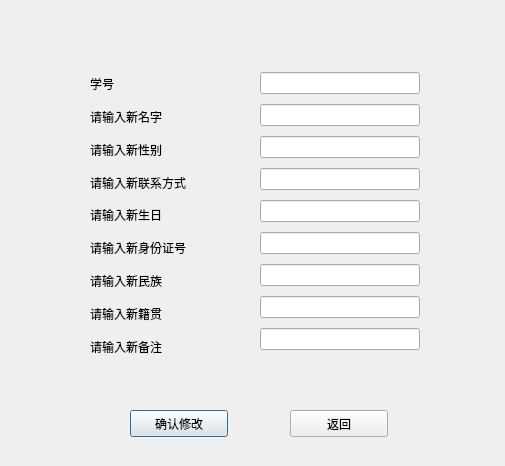
<?xml version="1.0" encoding="UTF-8"?>
<ui version="4.0">
 <class>Dialog_update</class>
 <widget class="QDialog" name="Dialog_update">
  <property name="geometry">
   <rect>
    <x>0</x>
    <y>0</y>
    <width>505</width>
    <height>466</height>
   </rect>
  </property>
  <property name="windowTitle">
   <string>Dialog</string>
  </property>
  <widget class="QPushButton" name="up_buto">
   <property name="geometry">
    <rect>
     <x>130</x>
     <y>410</y>
     <width>98</width>
     <height>27</height>
    </rect>
   </property>
   <property name="text">
    <string>确认修改</string>
   </property>
  </widget>
  <widget class="QWidget" name="verticalLayoutWidget">
   <property name="geometry">
    <rect>
     <x>260</x>
     <y>68</y>
     <width>160</width>
     <height>293</height>
    </rect>
   </property>
   <layout class="QVBoxLayout" name="verticalLayout">
    <item>
     <widget class="QLineEdit" name="n_id"/>
    </item>
    <item>
     <widget class="QLineEdit" name="n_name"/>
    </item>
    <item>
     <widget class="QLineEdit" name="n_sex"/>
    </item>
    <item>
     <widget class="QLineEdit" name="n_phonum"/>
    </item>
    <item>
     <widget class="QLineEdit" name="n_birth"/>
    </item>
    <item>
     <widget class="QLineEdit" name="n_idNumber"/>
    </item>
    <item>
     <widget class="QLineEdit" name="n_nation"/>
    </item>
    <item>
     <widget class="QLineEdit" name="n_oriplace"/>
    </item>
    <item>
     <widget class="QLineEdit" name="n_remarks"/>
    </item>
   </layout>
  </widget>
  <widget class="QWidget" name="verticalLayoutWidget_2">
   <property name="geometry">
    <rect>
     <x>90</x>
     <y>70</y>
     <width>160</width>
     <height>290</height>
    </rect>
   </property>
   <layout class="QVBoxLayout" name="verticalLayout_2">
    <item>
     <widget class="QLabel" name="label">
      <property name="text">
       <string>学号</string>
      </property>
     </widget>
    </item>
    <item>
     <widget class="QLabel" name="label_2">
      <property name="text">
       <string>请输入新名字</string>
      </property>
     </widget>
    </item>
    <item>
     <widget class="QLabel" name="label_4">
      <property name="text">
       <string>请输入新性别</string>
      </property>
     </widget>
    </item>
    <item>
     <widget class="QLabel" name="label_5">
      <property name="text">
       <string>请输入新联系方式</string>
      </property>
     </widget>
    </item>
    <item>
     <widget class="QLabel" name="label_6">
      <property name="text">
       <string>请输入新生日</string>
      </property>
     </widget>
    </item>
    <item>
     <widget class="QLabel" name="label_7">
      <property name="text">
       <string>请输入新身份证号</string>
      </property>
     </widget>
    </item>
    <item>
     <widget class="QLabel" name="label_3">
      <property name="text">
       <string>请输入新民族</string>
      </property>
     </widget>
    </item>
    <item>
     <widget class="QLabel" name="label_9">
      <property name="text">
       <string>请输入新籍贯</string>
      </property>
     </widget>
    </item>
    <item>
     <widget class="QLabel" name="label_8">
      <property name="text">
       <string>请输入新备注</string>
      </property>
     </widget>
    </item>
   </layout>
  </widget>
  <widget class="QPushButton" name="ret">
   <property name="geometry">
    <rect>
     <x>290</x>
     <y>410</y>
     <width>98</width>
     <height>27</height>
    </rect>
   </property>
   <property name="text">
    <string>返回</string>
   </property>
  </widget>
 </widget>
 <resources/>
 <connections/>
</ui>
